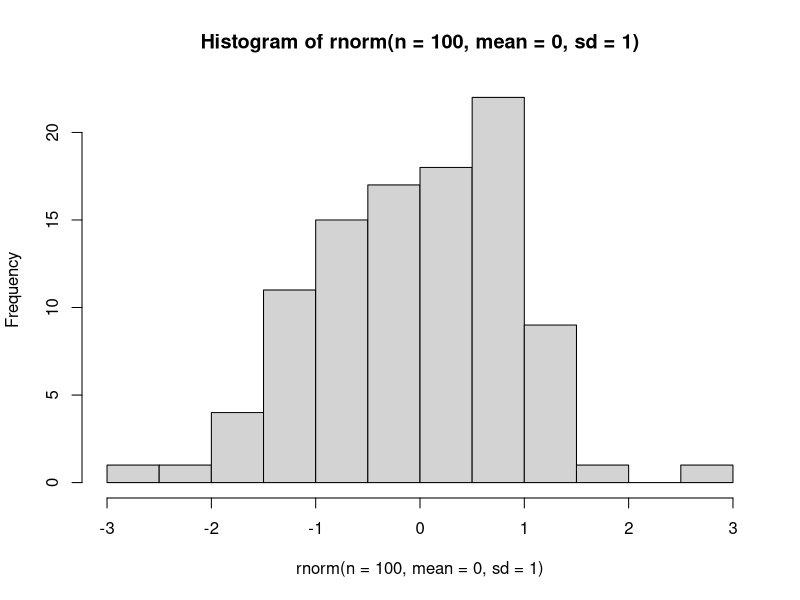

Recreate this plot in R. (Note: this script raises an error after producing the figure.)
## ---- chunk 1
rnorm(n = 100, mean = 0, sd = 1) |>
  hist()
## ---- chunk 2
5 + 5
3 / 5
## ---- chunk 3
5 == 5 # is equal
5 != 5 # is not equal
TRUE | FALSE # | = OR
T & F # & = AND
# TRUE and FALSE can be abbreviated to T and F but not recommended.
!TRUE # ! = NOT
2 > 5
5 <= 10
## ---- chunk 4
x <- 5
y = 4
## ---- chunk 5
inflation_uplift <- 1.02
## ---- chunk 6
rnorm(n = 100, mean = 0, sd = 1)
rnorm(100, 0 ,1 )
## ---- chunk 7
rnorm(100, 100, 100)
## ---- chunk 8
ls()
ls
## ---- chunk 9
class(5L)
class(5.0)
## ---- chunk 10
class("5")
class("foo")
## ---- chunk 11
5/3
## ---- chunk 12
"10" > "2"
## ---- chunk 13
school_status <- c("LA Maintained", "Non-LA Maintained")
school_status <- factor(school_status)
## ---- chunk 14
teachers <- c("M1", "M4", "M2")

teachers_factor <- ordered(teachers,
                           levels = c("M1", "M2", "M3", "M4"))

teachers_factor[3] > teachers_factor[2]
## ---- chunk 15
c(10, 20, 30)[3]
## ---- chunk 16
TRUE
T
FALSE
F
## ---- chunk 17
TRUE + TRUE # Implicit
as.numeric(TRUE) # Explicit
as.numeric(FALSE) # Explicit
## ---- chunk 18
"5" + "8"
as.numeric("5") + as.numeric("3")

as.numeric
as.character
as.Date
as.logical
as.
## ---- chunk 19
5 == 2 + 3
## ---- chunk 20
NA == NA
## ---- chunk 21
5 == NA
## ---- chunk 22
wojtek_age <- NA
sam_age <- NA
wojtek_age == sam_age 
## ---- chunk 23
mean(c(1,2,3))
## ---- chunk 24
mean(c(1,2,3, NA))
## ---- chunk 25
mean(c(1,2,3, NA), na.rm = TRUE)
## ---- chunk 26
1 == c(1)
## ---- chunk 27
economic_data <- c(1:4) # same as c(1,2,3)
inflation_uplift <- 1.02

economic_data * inflation_uplift # inflation_uplift is a vector of length 1

length(economic_data)
length(inflation_uplift)

yearly_inflation_uplift <- c(1.02, 1.07, 1.20, 1.50)

economic_data * yearly_inflation_uplift
## ---- chunk 28
economic_data * c(1.02, 1000, 2) # Will work but gives warning message

c(1:10) + c(10, 100) # Will works but you should never use it

length(c(1:10))
length(c(10, 100))
## ---- chunk 29
data(iris); force(iris)
## ---- chunk 30

class(iris) # Type of object

class(iris$Sepal.Length)

names(iris) # Names of data.frame

str(iris) # Structure

summary(iris)
## ---- chunk 31
install.packages("tidyverse")
## ---- chunk 32
library(tidyverse)
